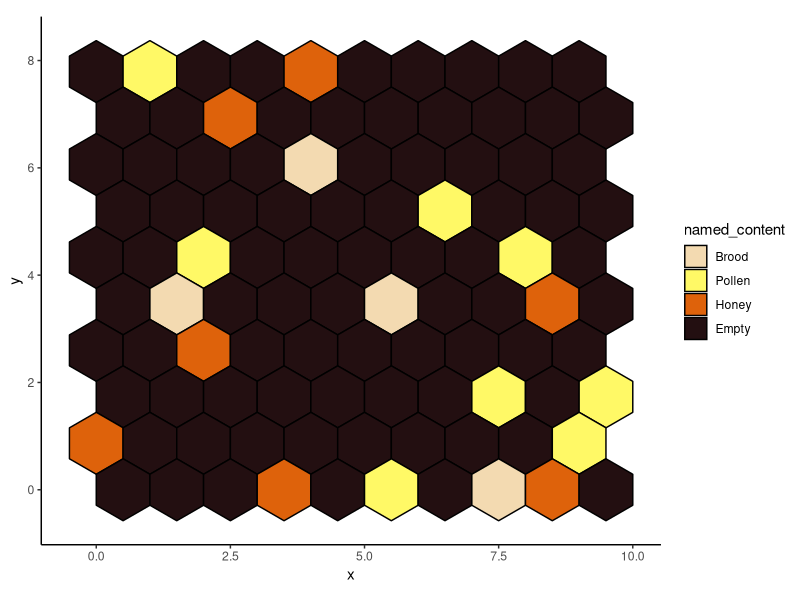
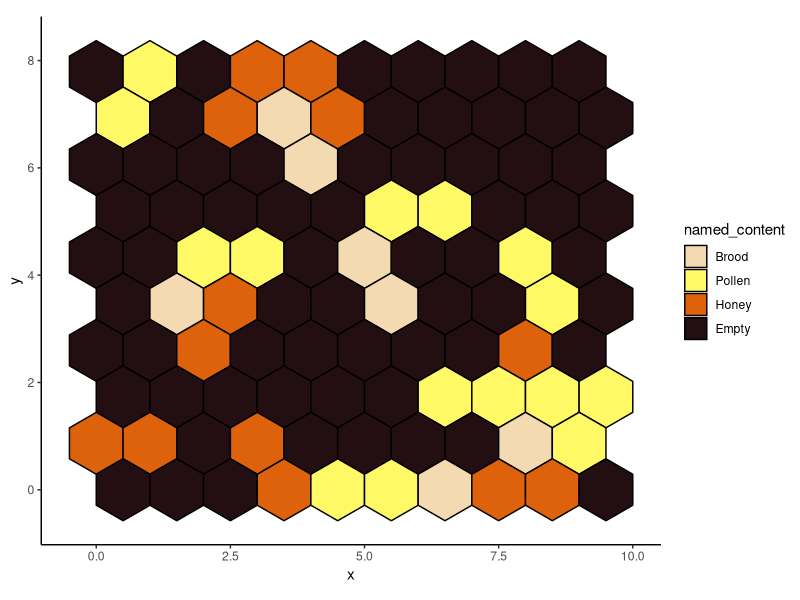
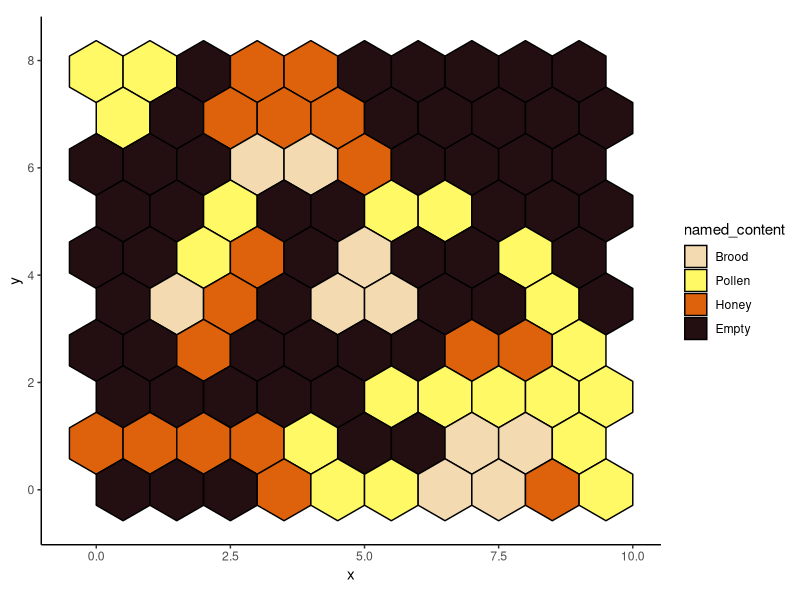
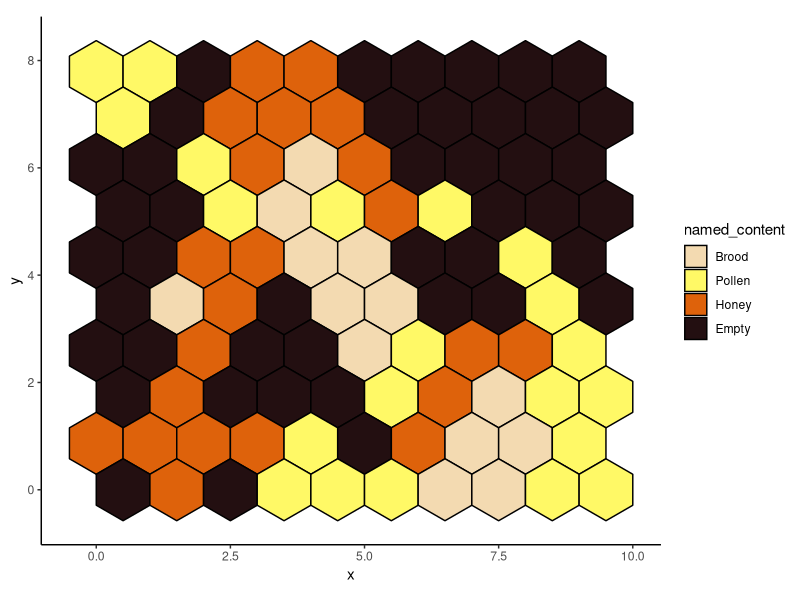
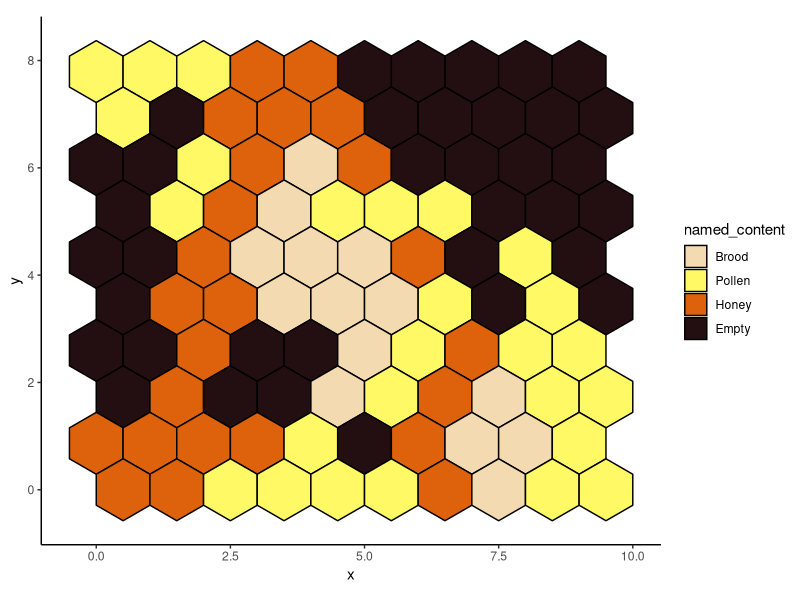
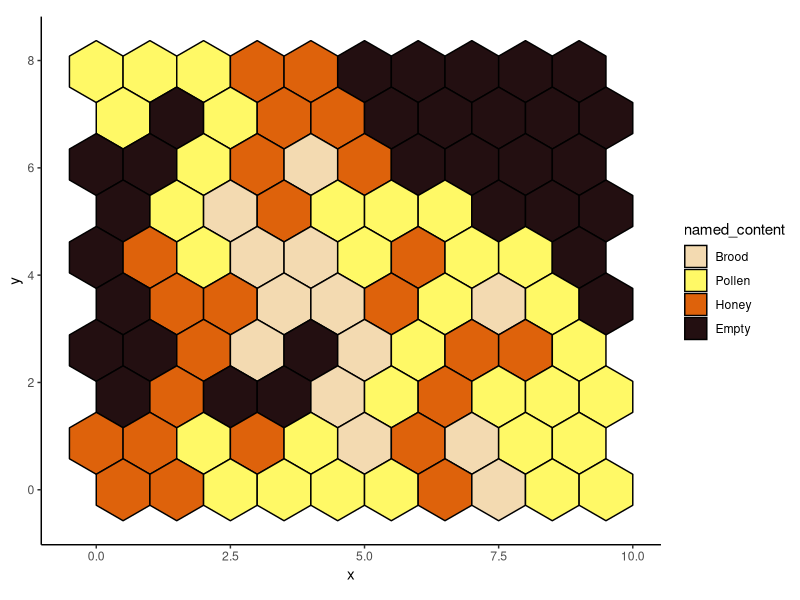
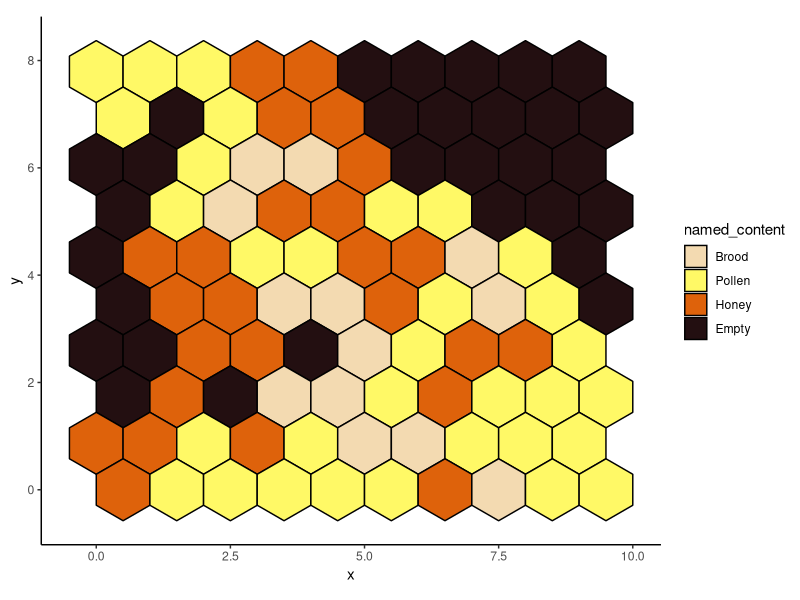
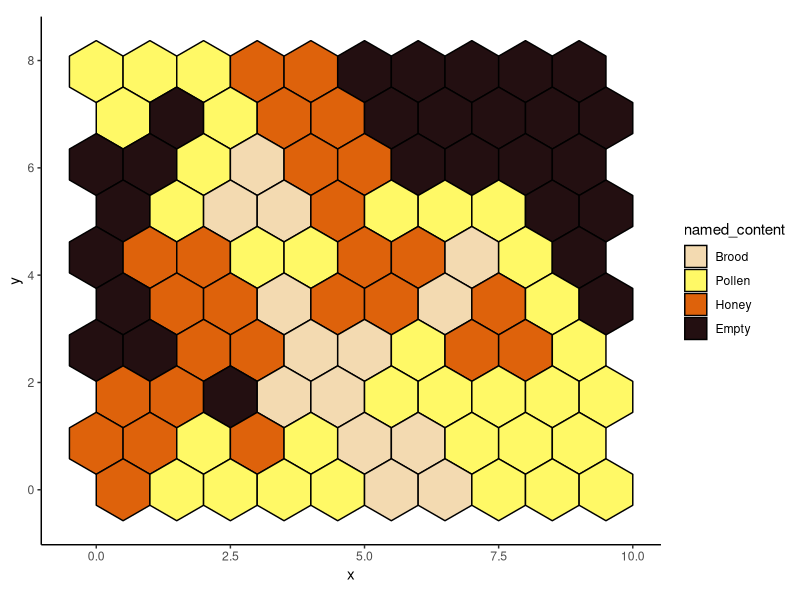

Generate these figures, in order, with R:
## ---- chunk 1
library(tidyverse)
library(forcats)
library(reshape2)
library(R6)
## ---- chunk 2
BROOD <- 1
POLLEN <- 2
HONEY <- 3 
EMPTY <- 0
## ---- chunk 3
MAX_ROWS <- 10
MAX_COLS <- 10

hive <- array(EMPTY, dim = c(MAX_ROWS,MAX_COLS, 2)) #matrix(EMPTY,MAX_ROWS,MAX_COLS)
## ---- chunk 4

types <- c("Brood", "Pollen", "Honey", "Empty")
hive_colors <- c("#F3DAB1","#FFF966","#DE620B","#230F11")

hex_size <- 1

hex_center_xs <- rep_len(c(seq(from = 0, by = hex_size, length.out = MAX_ROWS),
                   seq(from = hex_size/2, by = hex_size, length.out = MAX_ROWS)), MAX_ROWS*MAX_COLS)

hex_center_ys <- sort(c(rep(seq(from = 0, by = hex_size*sqrt(3), length.out=ceiling(MAX_COLS/2)), MAX_ROWS),
            rep(seq(from = hex_size*sqrt(3)/2, by = hex_size*sqrt(3), length.out=floor(MAX_COLS/2)), MAX_ROWS)),decreasing = TRUE)

hex_x = cbind(hex_center_xs + 0, hex_center_xs + 0.5, hex_center_xs + 0.5,
              hex_center_xs + 0, hex_center_xs - 0.5, hex_center_xs - 0.5) 
hex_y = cbind(hex_center_ys - 1/(sqrt(3)), hex_center_ys - 1/(2*sqrt(3)), hex_center_ys + 1/(2*sqrt(3)),
              hex_center_ys + 1/(sqrt(3)), hex_center_ys + 1/(2*sqrt(3)), hex_center_ys - 1/(2*sqrt(3)))

hexdat_x <- melt(cbind(id = 1:length(hex_center_xs), as.data.frame(hex_x)), id.vars = "id", value.name = "x")
hexdat_y <- melt(cbind(id = 1:length(hex_center_ys), as.data.frame(hex_y)), id.vars = "id", value.name = "y")

hexdat <- full_join(hexdat_y, hexdat_x)
## ---- chunk 5

hive_matrix_to_graph <- function(hive_data){
  hive_df <- as.data.frame(as.table(hive_data[,,1]))
  colnames(hive_df) <- c("x","y","contents")
  hive_df <- hive_df %>% mutate(id = 1:(MAX_COLS*MAX_ROWS)) %>% 
                         mutate(named_content = ifelse(contents == 0, "Empty",
                                                       ifelse(contents == 1, "Brood",
                                                              ifelse(contents == 2, "Pollen",
                                                                     ifelse(contents == 3, "Honey","???")))))
  new_hexdat <- full_join(hexdat,
                          hive_df %>% select(id,named_content),
                          by="id") %>% mutate(named_content = fct_relevel(as.factor(named_content),types))
  
  g <- ggplot(new_hexdat, aes(x, y)) + 
        geom_polygon(aes(group = id, fill = named_content), colour = "black") +
        scale_fill_manual(values=hive_colors) +
        coord_fixed() +
        theme_classic()
  
  return(g)
}
## ---- chunk 6

hex_move <- function(cur_X,cur_Y,prev_X,prev_Y){
  even_row_legal_hexes <- tibble(
                                x = c(cur_X,cur_X-1,cur_X,cur_X+1,cur_X+1,cur_X+1),
                                y = c(cur_Y-1,cur_Y,cur_Y+1,cur_Y+1,cur_Y,cur_Y-1)
                               )
  odd_row_legal_hexes <- tibble(
                                x = c(cur_X-1,cur_X-1,cur_X-1,cur_X,cur_X+1,cur_X),
                                y = c(cur_Y-1,cur_Y,cur_Y+1,cur_Y+1,cur_Y,cur_Y-1)
                               )
  
  #check if our row is even or odd
  if(cur_Y %% 2 == 0){
    legal_hexes <- even_row_legal_hexes
  }
  else{
    legal_hexes <- odd_row_legal_hexes
  }
  
  #Makes sure it can't move back to where it was, or to the last square it was on
  #Also R is 1 indexed, so it can't be 0 or less
  legal_hexes <- legal_hexes %>% filter(x > 0) %>% filter(y > 0) %>%
                                 filter(x <= MAX_ROWS) %>% filter(y <= MAX_COLS) %>%
                                 filter(!(x == prev_X & y == prev_Y))
  
  next_hex <- legal_hexes %>% sample_n(1)
  
  return(c(next_hex$x,next_hex$y))
}

## ---- chunk 7
Bee <- R6Class("Bee",
               public = list(
                 cur_X = NULL,
                 cur_Y = NULL,
                 prev_X = -1,
                 prev_Y = -1,
                 carry = NULL,
                 initialize = function(cur_X = NA, cur_Y = NA, carry = NA) {
                    self$cur_X <- cur_X
                    self$cur_Y <- cur_Y
                    self$carry <- carry
                  },
                 move = function(){
                   next_hex <- hex_move(self$cur_X,self$cur_Y,self$prev_X,self$prev_Y)
                   
                   self$prev_X <- self$cur_X
                   self$prev_Y <- self$cur_Y
                   
                   self$cur_X <- next_hex[1]
                   self$cur_Y <- next_hex[2]
                   
                   #print(c(self$cur_X,self$cur_Y))
                 },
                 alter_comb = function(current_hive){
                   current_hive[self$cur_X,self$cur_Y,1] <- self$carry
                   return(current_hive)
                 },
                 buzz = function(){
                   cat(paste0("Hello, I am a bee carrying ", self$carry, " at X = ", self$cur_X, " and Y = ", self$cur_Y, ".\n"))
                 }
               )
             )
## ---- chunk 8
can_carry <- c(HONEY,POLLEN,BROOD)

n_bees = 20

bees <- list()

for(n in 1:n_bees){
  bees <- append(bees, list(Bee$new(sample(1:MAX_ROWS, 1), sample(1:MAX_COLS, 1), sample(can_carry, 1))))
}

hive <- array(EMPTY, dim = c(MAX_ROWS,MAX_COLS, 2))

colnames(hive) <- 1:MAX_COLS
rownames(hive) <- 1:MAX_ROWS


for(x in 1:20){
  for(i in 1:length(bees)){
    hive <- bees[[i]]$alter_comb(hive)
    bees[[i]]$move()
  }
  ggsave(paste0("hive_plots/hiveplot_",x,".png"),hive_matrix_to_graph(hive))
}

